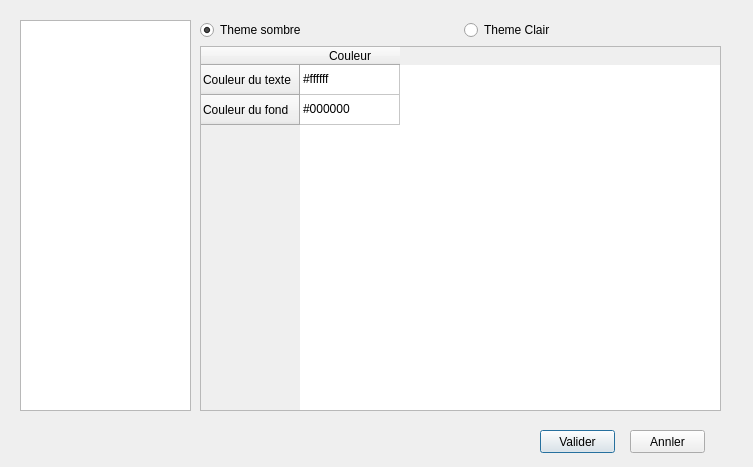
<?xml version="1.0" encoding="UTF-8"?>
<ui version="4.0">
 <class>DialogConfig</class>
 <widget class="QDialog" name="DialogConfig">
  <property name="geometry">
   <rect>
    <x>0</x>
    <y>0</y>
    <width>753</width>
    <height>467</height>
   </rect>
  </property>
  <property name="windowTitle">
   <string>Dialog</string>
  </property>
  <widget class="QListWidget" name="listWidget">
   <property name="geometry">
    <rect>
     <x>20</x>
     <y>20</y>
     <width>171</width>
     <height>391</height>
    </rect>
   </property>
  </widget>
  <widget class="QStackedWidget" name="stackedWidget">
   <property name="geometry">
    <rect>
     <x>200</x>
     <y>20</y>
     <width>521</width>
     <height>391</height>
    </rect>
   </property>
   <widget class="QWidget" name="page">
    <widget class="QWidget" name="gridLayoutWidget">
     <property name="geometry">
      <rect>
       <x>0</x>
       <y>0</y>
       <width>521</width>
       <height>391</height>
      </rect>
     </property>
     <layout class="QGridLayout" name="gridLayout">
      <item row="2" column="0">
       <widget class="QTableWidget" name="tableWidget">
        <row>
         <property name="text">
          <string>Couleur du texte</string>
         </property>
        </row>
        <row>
         <property name="text">
          <string>Couleur du fond</string>
         </property>
        </row>
        <column>
         <property name="text">
          <string>Couleur</string>
         </property>
        </column>
        <item row="0" column="0">
         <property name="text">
          <string>#ffffff</string>
         </property>
        </item>
        <item row="1" column="0">
         <property name="text">
          <string>#000000</string>
         </property>
        </item>
       </widget>
      </item>
      <item row="0" column="0">
       <layout class="QHBoxLayout" name="horizontalLayout">
        <item>
         <widget class="QRadioButton" name="radioButton_2">
          <property name="text">
           <string>Theme sombre</string>
          </property>
          <property name="checked">
           <bool>true</bool>
          </property>
         </widget>
        </item>
        <item>
         <widget class="QRadioButton" name="radioButton">
          <property name="text">
           <string>Theme Clair</string>
          </property>
         </widget>
        </item>
       </layout>
      </item>
     </layout>
    </widget>
   </widget>
   <widget class="QWidget" name="page_2"/>
  </widget>
  <widget class="QPushButton" name="pushButton">
   <property name="geometry">
    <rect>
     <x>540</x>
     <y>430</y>
     <width>75</width>
     <height>23</height>
    </rect>
   </property>
   <property name="text">
    <string>Valider</string>
   </property>
  </widget>
  <widget class="QPushButton" name="pushButton_2">
   <property name="geometry">
    <rect>
     <x>630</x>
     <y>430</y>
     <width>75</width>
     <height>23</height>
    </rect>
   </property>
   <property name="text">
    <string>Annler</string>
   </property>
  </widget>
 </widget>
 <resources/>
 <connections/>
</ui>
